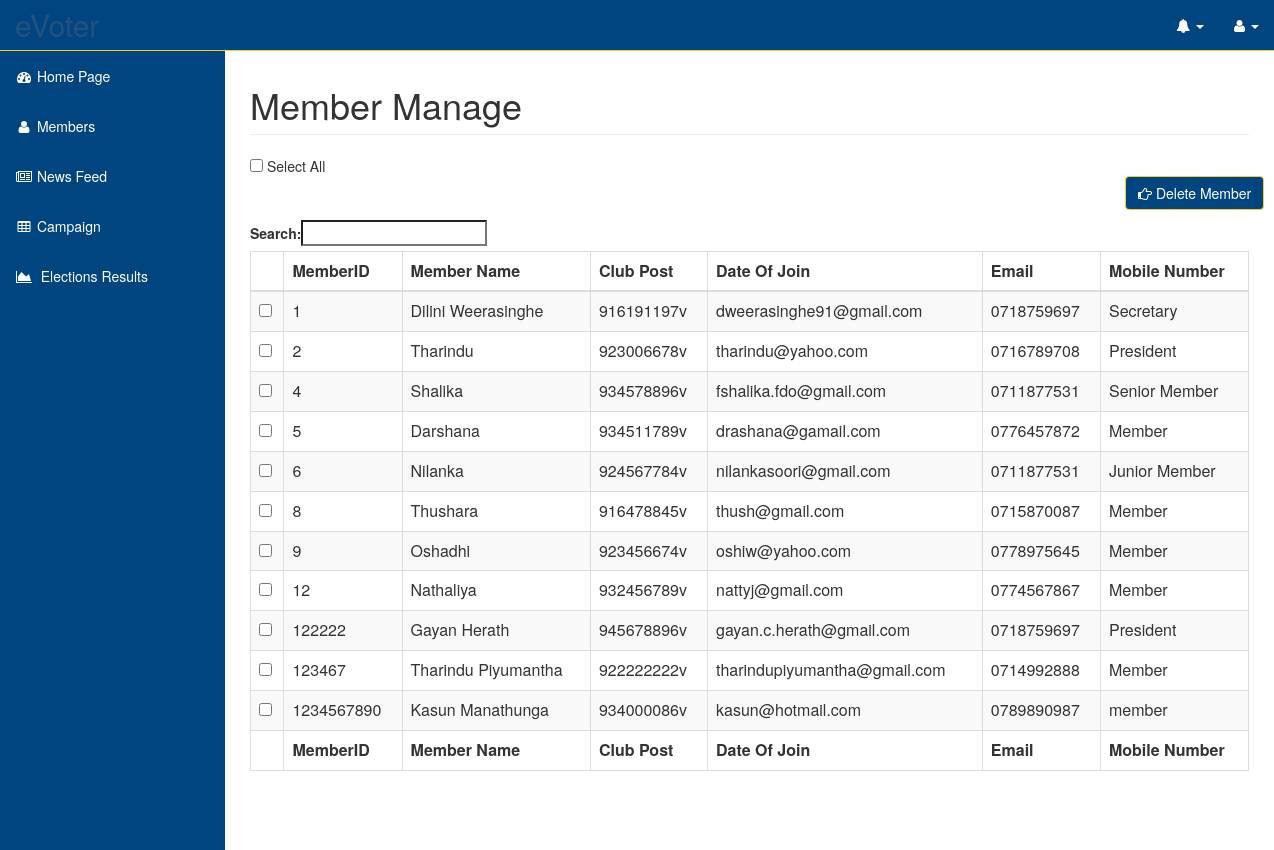
Screenshot of /app/view/memberManage.php with the database file from the repository.
### tables this page shows
CREATE TABLE IF NOT EXISTS `clubmember` (
  `memberID` int(11) NOT NULL,
  `name` varchar(50) NOT NULL,
  `NIC` varchar(10) NOT NULL,
  `email` varchar(50) NOT NULL,
  `mobileNumber` varchar(20) NOT NULL,
  `clubPost` varchar(50) NOT NULL,
  `profileImage` varchar(100) NOT NULL,
  `status` varchar(50) NOT NULL,
  `user_group` int(11) NOT NULL DEFAULT '1',
  `dateofjoin` date NOT NULL,
  `username` varchar(50) NOT NULL,
  `password` varchar(100) NOT NULL,
  `securityquestions` int(2) NOT NULL DEFAULT '0',
  PRIMARY KEY (`memberID`)
);

### app/model/DB.php (called while the page is built, shortened)
<?php
class DB
{
    private static $_instance = null;
    public static  function  getInstance()
    {
        if(!isset(self::$_instance))
        {
            self::$_instance = new DB();
        }
        return self::$_instance;
    }
}
?>

### app/model/Config.php (called while the page is built)
<?php
class Config {
    public static function get($path= null)
    {
        if($path)
        {
            $config = $GLOBALS['config'];
            $path = explode('/',$path);
            foreach($path as $bit)
            {
                if(isset($config[$bit]))
                {
                    $config = $config[$bit];
                }
            }
            return $config;
        }
    }
}

### app/model/User.php (called while the page is built, shortened)
<?php
class User {
    private  $_db, $_data, $_sessionName, $_isLoggedIn;
    public function __construct($user = null){
        $this->_sessionName = Config::get('session/session_name');
    }
    public function data(){
        return $this->_data;
    }
}

### app/model/Session.php (called while the page is built, shortened)
<?php
class Session {
    public static  function exists($name){
        return (isset($_SESSION[$name])) ? true : false;
    }
}

### app/view/memberManage.php (the view, shortened to what this page needs)
<?php
include "../templates/header.php";
require_once '../model/dbConfig.php';
?>
<link href="https://cdn.datatables.net/plug-ins/1.10.7/integration/bootstrap/3/dataTables.bootstrap.css" rel="stylesheet" />
</head>
<body>
<div id="wrapper">
    <nav class="navbar navbar-inverse navbar-fixed-top color-change" role="navigation" >
        <?php include "../templates/topmenu.php";
        include "../templates/sidemenu.php";
        ?>
    </nav>
    <div id="page-wrapper">
        <div class="container-fluid">
            <div class="row">
                <div class="col-lg-12">
                    <h1 class="page-header"> Member Manage </h1>
                </div>
            </div>
            <?php
            $user = new User();
            $current_user = $user->data()->memberID;
            $sql = "SELECT * FROM clubmember WHERE status = 'registered' AND memberID != '$current_user'";
            $result = mysqli_query($con, $sql);
            ?>
            <form class="form-horizontal" role="form" method="post" action="../controller/deleteMembers.php">
                <input type="checkbox" onClick="toggle(this)" /> Select All<br/>
                <div class="col-sm-offset-10 col-sm-2" style="margin-bottom: 10px; margin-left: 860px;">
                    <button type="submit" id="btn-signup" name="btn-signup" class="btn btn-default btn-primary" onclick="confirmDelete()">
                        <i class="fa fa-hand-o-right"></i>&nbsp;Delete Member
                    </button>
                </div>
                <table id="memberTable" class="table table-striped table-bordered" cellspacing="0" width="10%">
                    <thead>
                    <tr>
                        <th></th>
                        <th>MemberID</th>
                        <th>Member Name</th>
                        <th>Club Post</th>
                        <th>Date Of Join</th>
                        <th>Email</th>
                        <th>Mobile Number</th>
                    </tr>
                    </thead>
                    <tfoot>
                    <tr>
                        <th></th>
                        <th>MemberID</th>
                        <th>Member Name</th>
                        <th>Club Post</th>
                        <th>Date Of Join</th>
                        <th>Email</th>
                        <th>Mobile Number</th>
                    </tr>
                    </tfoot>
                    <tbody>
                    <?php
                    while($data1 = mysqli_fetch_row($result)){
                    ?>
                    <tr  class='tableRow' id = <?php echo $data1[0]?> href='admin_profile.php?value=<?php echo $data1[0]?>' >
                        <td class="tableData" name=<?php echo $data1[0]?>><input name="check_list[]" id=<?php echo $data1[0] ?> class="CheckBoxSchedule" type="checkbox" value="<?php echo $data1[0] ?>"></td>
                        <td class="tableData" name=<?php echo $data1[0] ?>><?php echo $data1[0] ?></td>
                        <td class="tableData" name=<?php echo $data1[0] ?>><?php echo $data1[1] ?></td>
                        <td class="tableData" name=<?php echo $data1[0] ?>><?php echo $data1[2] ?></td>
                        <td class="tableData" name=<?php echo $data1[0] ?>><?php echo $data1[3] ?></td>
                        <td class="tableData" name=<?php echo $data1[0] ?>><?php echo $data1[4] ?></td>
                        <td class="tableData" name=<?php echo $data1[0] ?>><?php echo $data1[5] ?></td>
                        <?php } ?>
                    </tbody>
                </table><br>
            </form>
        </div>
    </div>
</div>
</body>
</html>

### public/css/sb-admin.css (style rules this page uses)
body { margin-top: 100px; background-color: #ffffff; }
@media (min-width:768px) { body { margin-top: 50px; } }
#wrapper { padding-left: 0; }
#page-wrapper { width: 100%; min-height: 100%; padding: 0; background-color: #fff; }
@media (min-width:768px) { #wrapper { padding-left: 225px; } }
@media (min-width:768px) { #page-wrapper { padding: 10px; } }

### public/css/custom.css (style rules this page uses)
html, body { height: 100%; background-color: #ffffff; !important; }
.color-change { background-color: #004580; border-color: #f6d224; color: #ffffff; }
.btn-default { color: #ffffff; background-color: #004580; border-color: #f6d224; }
.page-header { padding-bottom: 9px; margin: 25px 0 20px; border-bottom: 1px solid #eee; }
.navbar-inverse { background-color:#004580; border-color:#f6d224; }
td { cursor: pointer; }

### rows the page displays
clubmember: memberID "1", name "Dilini Weerasinghe", NIC "916191197v", email "dweerasinghe91@gmail.com", mobileNumber "0718759697", clubPost "Secretary"
clubmember: memberID "2", name "Tharindu", NIC "923006678v", email "tharindu@yahoo.com", mobileNumber "0716789708", clubPost "President"
clubmember: memberID "4", name "Shalika", NIC "934578896v", email "fshalika.fdo@gmail.com", mobileNumber "0711877531", clubPost "Senior Member"
clubmember: memberID "5", name "Darshana", NIC "934511789v", email "drashana@gamail.com", mobileNumber "0776457872", clubPost "Member"
clubmember: memberID "6", name "Nilanka", NIC "924567784v", email "nilankasoori@gmail.com", mobileNumber "0711877531", clubPost "Junior Member"
clubmember: memberID "8", name "Thushara", NIC "916478845v", email "thush@gmail.com", mobileNumber "0715870087", clubPost "Member"
clubmember: memberID "9", name "Oshadhi", NIC "923456674v", email "oshiw@yahoo.com", mobileNumber "0778975645", clubPost "Member"
clubmember: memberID "12", name "Nathaliya", NIC "932456789v", email "nattyj@gmail.com", mobileNumber "0774567867", clubPost "Member"
clubmember: memberID "122222", name "Gayan Herath", NIC "945678896v", email "gayan.c.herath@gmail.com", mobileNumber "0718759697", clubPost "President"
clubmember: memberID "123467", name "Tharindu Piyumantha", NIC "922222222v", email "tharindupiyumantha@gmail.com", mobileNumber "0714992888", clubPost "Member"
clubmember: memberID "1234567890", name "Kasun Manathunga", NIC "934000086v", email "kasun@hotmail.com", mobileNumber "0789890987", clubPost "member"
